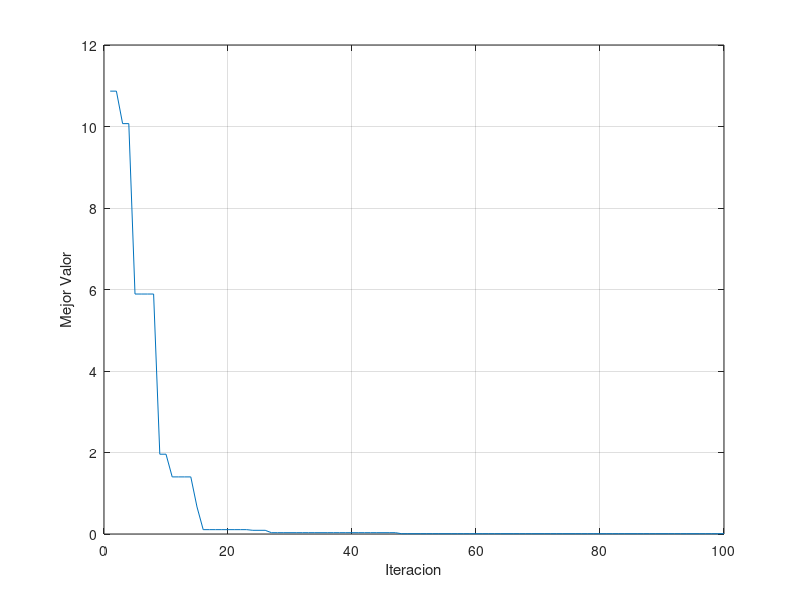

The MATLAB script that drew this image:
clc;
clear;
close all;
 
%% Definicion del Problema
 
fun =@(x) sum(x.^2);
 
%% Parametros
 
% Tamaño de la Matriz (Una armonia)
tam=3;
tamMat=[1 tam];
%Tamaño de la Memoria Armonica
tamMem=8; 
% Valores Minimos y Maximos
vMin= -10;
vMax= 10;
% Numero de Improvisaciones (Iteraciones)
numImp=100;
% Numero de Armonias Nuevas
numArmN=5;
% Tasa de Consideracion
tCnsdr=0.9;
% Tasa de Ajuste de Tono
tTono=0.1;
% Ancho de Banda de Ajuste de Tono
AB = 0.2;
aBanda=AB*(vMax-vMin);

%% Llenar Memoria Armonica
 
Armonia.Posicion=[];
Armonia.Valor=[];
 
Memoria=repmat(Armonia,tamMem,1);
 
% Creacion de Armonias Iniciales
for i=1:tamMem
    Memoria(i).Posicion=unifrnd(vMin,vMax,tamMat);
    Memoria(i).Valor=fun(Memoria(i).Posicion);
end
 
% Ordenar Armonias (colocando la mejor solucion en el primer puesto)
[~, ordenMat]=sort([Memoria.Valor]);
Memoria=Memoria(ordenMat);
 
MejorSol=Memoria(1);
MejorValor=zeros(numImp,1);
 
%% Busqueda Armonica
 
for Iteracion=1:numImp
    nuevaArm=repmat(Armonia,numArmN,1);
    
    % Creacion de Nuevas Armonias
    for k=1:numArmN
        nuevaArm(k).Posicion=unifrnd(vMin,vMax,tamMat);
        for j=1:tam
            % Solo se agrega la armonia si los valores la tasa de
            % consideracion y la tasa de ajuste de tono iguales o menores a
            % lo previamente establecido
            if rand<=tCnsdr
                i=randi([1 tamMem]);
                nuevaArm(k).Posicion(j)=Memoria(i).Posicion(j);
                if rand<=tTono
                    anchoBanda=aBanda*randn(); 
                    nuevaArm(k).Posicion(j)=nuevaArm(k).Posicion(j)+anchoBanda;
                end
            end
        
        end
        
        % Se aplican los nuevos limites
        nuevaArm(k).Posicion=max(nuevaArm(k).Posicion,vMin);
        nuevaArm(k).Posicion=min(nuevaArm(k).Posicion,vMax);
        nuevaArm(k).Valor=fun(nuevaArm(k).Posicion);
        
    end
    
    % Concatenacion de la memoria con la nueva armonia
    Memoria=[Memoria; nuevaArm];
    
    % Se ordena la memoria nuevamente para actualizar la mejor solucion
    [~, SortOrder]=sort([Memoria.Valor]);
    Memoria=Memoria(SortOrder);
 
    MejorSol=Memoria(1);
    MejorValor(Iteracion)=MejorSol.Valor;
    
    % Desplegar iteraciones
    disp(['Iteracion ' num2str(Iteracion) ': ' num2str(MejorValor(Iteracion))]);
    
    
end
 
%% Results
 
plot(MejorValor); xlabel('Iteracion'); ylabel('Mejor Valor'); grid on;

 